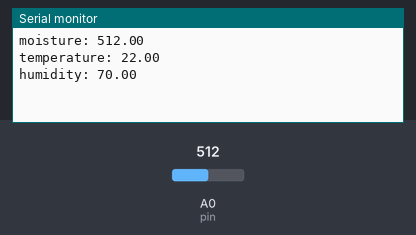
The sketch below on a simulated ESP8266 (NodeMCU). Parts: the last lines printed to the serial monitor. The inputs (shaded band) are chosen by the test bench; at power-on: A0 (pin) = 512. WiFi joins after 1.5 s; servers stay silent unless stated.

Above: at 3.0 s.
3.1 s: A0 (pin) set to 716
At 4.7 s:
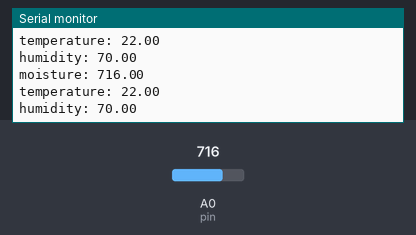
6.2 s: A0 (pin) set to 900
At 7.8 s:
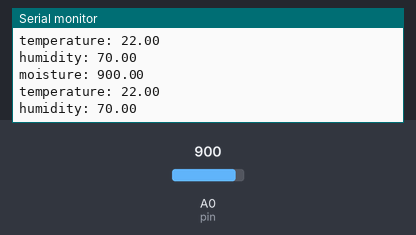
Timing chart, 0 to 9.3 s (numbered marks = the images above; inputs shaded):
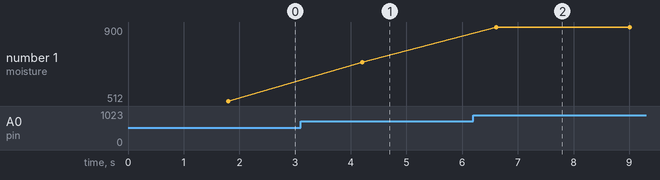

Measured:
- after the input at 3.1 s, the serial monitor: prints a new line after 1.1 s (image 1)
- after the input at 6.2 s, the serial monitor: prints a new line after 0.41 s (image 2)
- plotted number 1: 512 → 716 after the input at 3.1 s, 716 → 900 after the input at 6.2 s

The sketch:

blink_ass.ino
```cpp
#define BLYNK_PRINT Serial
#include <ESP8266WiFi.h>
#include <BlynkSimpleEsp8266.h>
char auth[] = "JKNVXMDWhnnBytGzuHY8IPtpNNiE7JUC";
char ssid[] = "ICT Hotspot";
char pass[] = "";
int pin = A0;
float moisture=0;
float temperature=22;
float humidity=70;
BlynkTimer timer;
void sendSensor()
{
 Blynk.virtualWrite(V1, moisture);
 delay (200);
 Blynk.virtualWrite(V2, temperature);
 delay (200);
 Blynk.virtualWrite(V3, humidity);
}
void setup()
{
 // Debug console
 Serial.begin(9600);

 Blynk.begin(auth, ssid, pass);
 // You can also specify server:
 //Blynk.begin(auth, ssid, pass, "blynk-cloud.com", 80);
 //Blynk.begin(auth, ssid, pass, IPAddress(192,168,1,100), 8080);
 timer.setInterval(1000L, sendSensor);
}
void loop()
{
 Blynk.run();
 timer.run();
 moisture = analogRead(pin);
 Serial.print ("moisture: "); // output to the serial port
 Serial.println (moisture);
 Serial.print ("temperature: "); // output to the serial port
 Serial.println (temperature);
 Serial.print ("humidity: "); // output to the serial port
 Serial.println (humidity);
 delay(2000);
}
```
